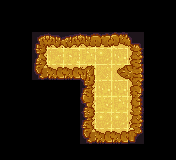

This is a level from a 2D game, rendered from its Tiled map with the project's own tilesets. A one-line summary and the complete map file follow:
An orthogonal 11x10 tile map with 16x16 px tiles, 1 tile layer (Ground) and 6 objects (HERO, STAIRS, SLIME, SWORD, KEY, ...).

<map version="1.10" tiledversion="1.10.2" orientation="orthogonal" renderorder="right-down" width="11" height="10" tilewidth="16" tileheight="16" infinite="0" nextlayerid="4" nextobjectid="7">
 <properties>
  <property name="DIRECTIONS" value="URULUUUUL" />
  <property name="ITEMS" value="DOOR" />
  <property name="NAME" value="You can only hold one item" />
 </properties>
 <tileset firstgid="1" source="../level16.tsx" />
 <layer id="1" name="Ground" width="11" height="10">
  <data encoding="csv">
0,0,0,0,0,0,0,0,0,0,0,
0,0,0,0,0,0,0,0,0,0,0,
0,0,1,5,6,4,7,3,9,0,0,
0,0,10,15,13,12,17,11,38,0,0,
0,0,19,23,23,28,16,29,30,0,0,
0,0,0,0,0,37,11,11,47,0,0,
0,0,0,0,0,46,14,12,18,0,0,
0,0,0,0,0,37,17,17,38,0,0,
0,0,0,0,0,19,23,23,27,0,0,
0,0,0,0,0,0,0,0,0,0,0
</data>
 </layer>
 <objectgroup id="2" name="Puzzle">
  <object id="1" name="HERO" x="103.958" y="123.868">
   <point />
  </object>
  <object id="2" name="STAIRS" x="88.0399" y="59.3488">
   <point />
  </object>
  <object id="3" name="SLIME" x="103.789" y="58.6714">
   <point />
  </object>
  <object id="4" name="SWORD" x="103.789" y="107.781">
   <point />
  </object>
  <object id="5" name="KEY" x="121.231" y="94.4032">
   <point />
  </object>
 </objectgroup>
 <objectgroup id="3" name="Solution">
  <object id="6" name="DOOR" x="118.954" y="104.169">
   <point />
  </object>
 </objectgroup>
</map>
